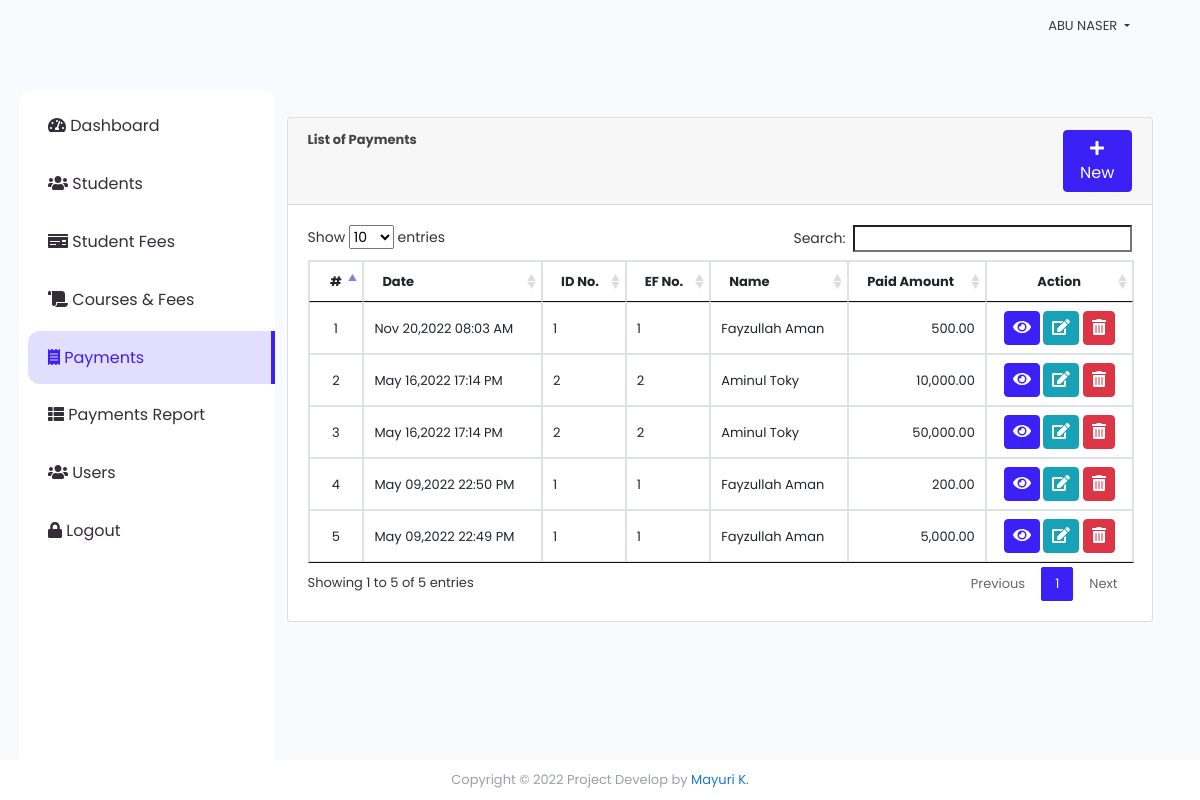
The app's page /click_fees/index.php?page=payments (signed in) with its own data.
### tables this page shows
CREATE TABLE `payments` (
  `id` int(30) NOT NULL,
  `ef_id` int(30) NOT NULL,
  `amount` float NOT NULL,
  `remarks` text NOT NULL,
  `date_created` datetime NOT NULL DEFAULT current_timestamp() ON UPDATE current_timestamp()
);

CREATE TABLE `student` (
  `id` int(30) NOT NULL,
  `id_no` varchar(100) NOT NULL,
  `name` text NOT NULL,
  `contact` varchar(100) NOT NULL,
  `address` text NOT NULL,
  `email` varchar(200) NOT NULL,
  `date_created` datetime NOT NULL DEFAULT current_timestamp()
);

CREATE TABLE `student_ef_list` (
  `id` int(30) NOT NULL,
  `student_id` int(30) NOT NULL,
  `ef_no` varchar(200) NOT NULL,
  `course_id` int(30) NOT NULL,
  `total_fee` float NOT NULL,
  `date_created` datetime NOT NULL DEFAULT current_timestamp()
);

### click_fees/payments.php (the view, shortened to what this page needs)
<?php include 'db_connect.php'; ?>
<div class="container-fluid">
	<div class="col-lg-12">
		<div class="row">
			<div class="col-md-12">
				<div class="card">
					<div class="card-header">
						<b>List of Payments </b>
						<span class="float:right"><a class="btn btn-primary col-md-1 col-sm-6 float-right" href="javascript:void(0)" id="new_payment">
					<i class="fa fa-plus"></i> New
				</a></span>
					</div>
					<div class="card-body">
						<table class="table table-condensed table-bordered table-hover">
							<thead>
								<tr>
									<th class="text-center">#</th>
									<th class="">Date</th>
									<th class="">ID No.</th>
									<th class="">EF No.</th>
									<th class="">Name</th>
									<th class="">Paid Amount</th>
									<th class="text-center">Action</th>
								</tr>
							</thead>
							<tbody>
								<?php
								$i = 1;
								$payments = $conn->query("SELECT p.*,s.name as sname, ef.ef_no,s.id_no FROM payments p inner join student_ef_list ef on ef.id = p.ef_id inner join student s on s.id = ef.student_id order by unix_timestamp(p.date_created) desc ");
								if($payments->num_rows > 0):
								while($row=$payments->fetch_assoc()):
								?>
								<tr>
									<td class="text-center"><?php echo $i++ ?></td>
									<td>
										<p><?php echo date("M d,Y H:i A",strtotime($row['date_created'])) ?></p>
									</td>
									<td>
										<p><?php echo $row['id_no'] ?></p>
									</td>
									<td>
										<p><?php echo $row['ef_no'] ?></p>
									</td>
									<td>
										<p><?php echo ucwords($row['sname']) ?></p>
									</td>
									<td class="text-right">
										<p><?php echo number_format($row['amount'],2) ?></p>
									</td>
									<td class="text-center">
										<button class="btn btn-primary view_payment" type="button" data-id="<?php echo $row['id'] ?>" data-ef_id="<?php echo $row['ef_id'] ?>"><i class="fa fa-eye"></i></button>
										<button class="btn btn-info edit_payment" type="button" data-id="<?php echo $row['id'] ?>" ><i class="fa fa-edit"></i></button>
										<button class="btn btn-danger delete_payment" type="button" data-id="<?php echo $row['id'] ?>"><i class="fa fa-trash-alt"></i></button>
									</td>
								</tr>
								<?php
									endwhile;
									else:
								?>
								<tr>
									<th class="text-center" colspan="7">No data.</th>
								</tr>
								<?php
									endif;
								?>
							</tbody>
						</table>
					</div>
				</div>
			</div>
		</div>
	</div>
</div>

### click_fees/index.php (shortened to what this page needs)
<!DOCTYPE html>
<html lang="en">
<head>
<?php
 include('./header.php');
 ?>
</head>
<body>
	<?php include 'topbar.php' ?>
	<?php include 'navbar.php' ?>
  <main id="view-panel" >
      <?php $page = isset($_GET['page']) ? $_GET['page'] :'home'; ?>
  	<?php include $page.'.php' ?>
  </main>
</body>
</html>

### click_fees/header.php (shortened to what this page needs)
  <link rel="stylesheet" href="assets/font-awesome/css/all.min.css">
<link href="assets/vendor/bootstrap/css/bootstrap.min.css" rel="stylesheet">
<link href="assets/vendor/icofont/icofont.min.css" rel="stylesheet">
<link href="assets/vendor/boxicons/css/boxicons.min.css" rel="stylesheet">
<link href="assets/vendor/animate.css/animate.min.css" rel="stylesheet">
<link href="assets/vendor/remixicon/remixicon.css" rel="stylesheet">
<link href="assets/vendor/owl.carousel/assets/owl.carousel.min.css" rel="stylesheet">
<link href="assets/vendor/bootstrap-datepicker/css/bootstrap-datepicker.min.css" rel="stylesheet">
<link href="assets/DataTables/datatables.min.css" rel="stylesheet">
<link href="assets/css/jquery.datetimepicker.min.css" rel="stylesheet">
<link href="assets/css/select2.min.css" rel="stylesheet">
<link href="assets/css/style.css" rel="stylesheet">
<link type="text/css" rel="stylesheet" href="assets/css/jquery-te-1.4.0.css">

### click_fees/topbar.php (shortened to what this page needs)
<nav class="navbar navbar-light fixed-top">
  <div class="container-fluid mt-2 mb-2">
  	<div class="col-lg-12">
	  	<div class="float-right">
        <div class=" dropdown mr-4">
            <a href="javascript:void(0)" id="manage_my_account" class="text-dark dropdown-toggle text-uppercase"  id="account_settings" data-toggle="dropdown" aria-haspopup="true" aria-expanded="false"><?php echo $_SESSION['login_name'] ?> </a>
        </div>
      </div>
  </div>
</nav>

### click_fees/navbar.php (shortened to what this page needs)
<nav id="sidebar" class='mx-lt-5 bg-white' >
		<div class="sidebar-list">
				<a href="index.php?page=home" class="nav-item nav-home"><span class='icon-field'><i class="fa fa-tachometer-alt "></i></span> Dashboard</a>
				<a href="index.php?page=students" class="nav-item nav-students"><span class='icon-field'><i class="fa fa-users "></i></span> Students</a>
				<a href="index.php?page=fees" class="nav-item nav-fees"><span class='icon-field'><i class="fa fa-money-check "></i></span> Student Fees</a>
				<a href="index.php?page=courses" class="nav-item nav-courses"><span class='icon-field'><i class="fa fa-scroll "></i></span> Courses & Fees</a>
				<a href="index.php?page=payments" class="nav-item nav-payments"><span class='icon-field'><i class="fa fa-receipt "></i></span> Payments</a>
				<a href="index.php?page=payments_report" class="nav-item nav-payments_report"><span class='icon-field'><i class="fa fa-th-list"></i></span> Payments Report</a>
				<?php if($_SESSION['login_type'] == 1): ?>
				<a href="index.php?page=users" class="nav-item nav-users"><span class='icon-field'><i class="fa fa-users "></i></span> Users</a>
				<a href="ajax.php?action=logout" class="nav-item nav-site_settings"><span class='icon-field'><i class="fa fa-lock"></i></span> Logout</a>
			<?php endif; ?>
		</div>
</nav>

### click_fees/assets/css/style.css (style rules this page uses)
body { font-family: "Poppins", sans-serif; color: #444444; width: 100%; height: calc(100%); font-size: .813rem; background-color: #f9fafe; }
a { color: #1977cc; }
.navbar-light { background: #f9fafe; }
nav#sidebar { height: calc(100%); position: fixed; z-index: 99; left: 19px; width: 256px; font-size: 12px; top: 7.5em; padding: 10px 0 0 9px; border-radius: 12px; }
a.nav-item { position: relative; display: block; padding: .90rem 1.25rem; margin-bottom: -1px; background-color: #ffffffc4; color: #332e38; font-size: 16px; margin-bottom: 5px; }
a.nav-item:hover, .nav-item.active { background-color: rgba(60, 33, 247, 0.15); border-radius: 12px 0 0 12px; border-right: 4px solid #3c21f7; color: #3c21f7; }
main#view-panel { margin-left: 250px; width: calc(100% - 261px); margin-top: 4.8em; padding: 0.5em; }
.btn-primary { color: #fff; background-color: #3c21f7; border-color: #3c21f7; }
.btn.edit_course, .btn.delete_course, .btn.view_payment, .btn.edit_fees, .btn.delete_fees, .btn.edit_student, .btn.delete_student, .btn.edit_payment, .btn.delete_payment { padding: 4px 8px; }

### click_fees/payments.php (style rules this page uses)
td { vertical-align: middle !important; }
td p { margin: unset }

### records on screen
payments: date_created "Nov 20,2022 08:03 AM", student.id_no "1", student_ef_list.ef_no "1", student.name "Fayzullah Aman", amount "500.00"
payments: date_created "May 16,2022 17:14 PM", student.id_no "2", student_ef_list.ef_no "2", student.name "Aminul Toky", amount "10,000.00"
payments: date_created "May 16,2022 17:14 PM", student.id_no "2", student_ef_list.ef_no "2", student.name "Aminul Toky", amount "50,000.00"
payments: date_created "May 09,2022 22:50 PM", student.id_no "1", student_ef_list.ef_no "1", student.name "Fayzullah Aman", amount "200.00"
payments: date_created "May 09,2022 22:49 PM", student.id_no "1", student_ef_list.ef_no "1", student.name "Fayzullah Aman", amount "5,000.00"

### other values on screen
$_SESSION['login_name'] "ABU NASER"
